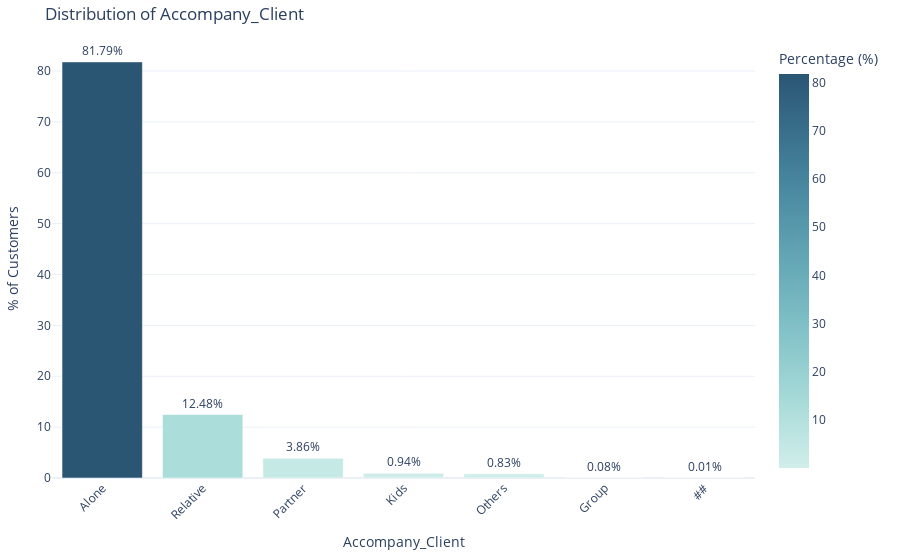

Source (notebook cell):
### Markdown cell above
The column Client_Income_Type contains 8 unique categories, but some categories (e.g., Student, Unemployed, Maternity leave, Businessman) have very few records. These rare categories might not provide significant value in modeling and could be grouped into a single category to reduce dimensionality.

### Code cell
analyze_categorical_column(data, "Accompany_Client")

### Figure 1 — Plotly figure (JSON) as saved in the notebook; plotly's stock layout.template omitted (floating-point values rounded to 4 significant figures)
{"data": [{"hovertemplate": "Accompany_Client=%{x}<br>Percentage (%)=%{marker.color}<extra></extra>", "legendgroup": "", "marker": {"color": [81.79, 12.48, 3.86, 0.9435, 0.8332, 0.08442, 0.008938], "coloraxis": "coloraxis", "pattern": {"shape": ""}}, "name": "", "orientation": "v", "showlegend": false, "text": [81.79, 12.48, 3.86, 0.9435, 0.8332, 0.08442, 0.008938], "textposition": "outside", "texttemplate": "%{text:.2f}%", "type": "bar", "x": ["Alone", "Relative", "Partner", "Kids", "Others", "Group", "##"], "xaxis": "x", "y": [81.79, 12.48, 3.86, 0.9435, 0.8332, 0.08442, 0.008938], "yaxis": "y"}], "layout": {"barmode": "relative", "coloraxis": {"colorbar": {"title": {"text": "Percentage (%)"}}, "colorscale": [[0, "rgb(209, 238, 234)"], [0.1667, "rgb(168, 219, 217)"], [0.3333, "rgb(133, 196, 201)"], [0.5, "rgb(104, 171, 184)"], [0.6667, "rgb(79, 144, 166)"], [0.8333, "rgb(59, 115, 143)"], [1, "rgb(42, 86, 116)"]]}, "legend": {"tracegroupgap": 0}, "margin": {"b": 80, "l": 40, "r": 40, "t": 40}, "showlegend": false, "title": {"text": "Distribution of Accompany_Client"}, "xaxis": {"anchor": "y", "domain": [0, 1], "tickangle": -45, "title": {"text": "Accompany_Client"}}, "yaxis": {"anchor": "x", "domain": [0, 1], "title": {"text": "% of Customers"}}}}
